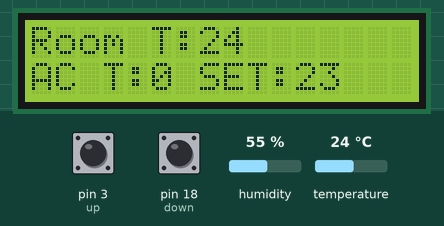
Recording of a sketch running on a simulated Arduino Mega 2560, built with avr-gcc and run on an emulated ATmega2560. Shown: 16×2 character LCD. The inputs (shaded band) are chosen by the test bench; at power-on: pin 3 (up) LOW, pin 18 (down) LOW, temperature 24 °C, humidity 55 %. What the sketch prints to the serial monitor is not drawn.

Above: at 1.2 s.
1.3 s: pin 3 (up) pulled HIGH for 2.9 s
At 7.6 s:
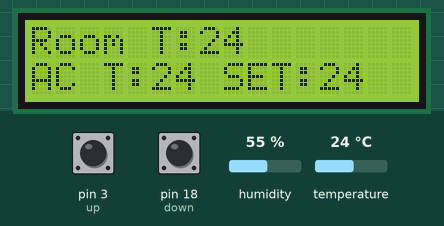
7.9 s: pin 18 (down) pulled HIGH for 2.9 s
At 8.8 s:
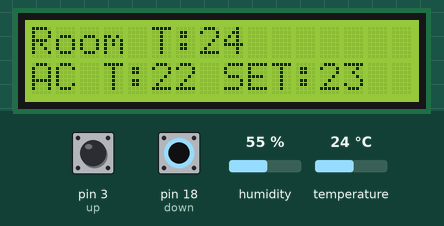
12.3 s: temperature set to 12 °C
At 15.4 s:
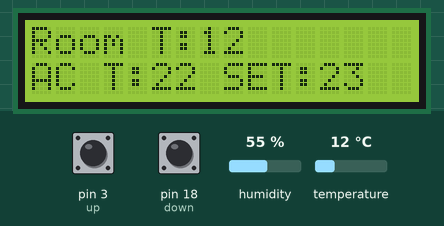
19.2 s: temperature set to 19 °C
At 21.1 s:
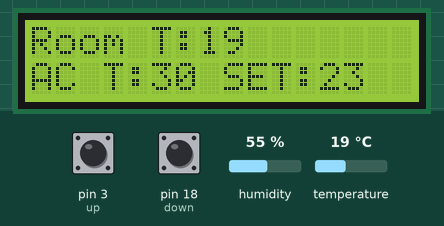
26.1 s: pin 3 (up) pulled HIGH for 2.9 s
At 27.4 s:
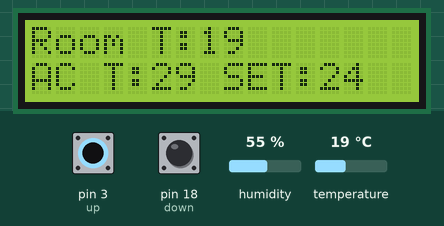
30.5 s: temperature set to 28 °C
At 33.4 s:
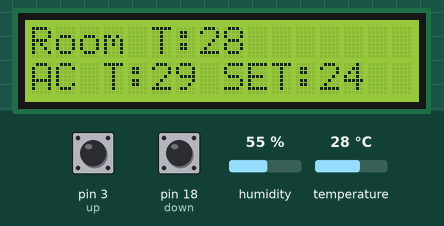
Timing chart, 0 to 34.9 s (numbered marks = the images above; inputs shaded):
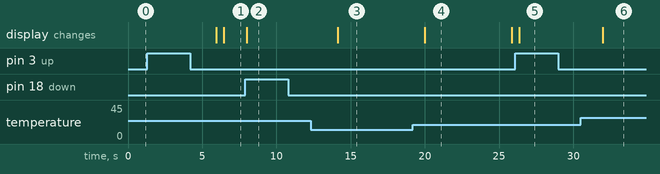

Measured:
- after the input at 1.3 s, the display: first changes after 4.7 s (image 1 shows a later state)
- after the input at 7.9 s, the display: changes after 0.10 s (image 2)
- after the input at 12.3 s, the display: changes after 1.8 s (image 3)
- after the input at 19.2 s, the display: changes after 0.79 s (image 4)
- after the input at 26.1 s, the display: changes after 0.26 s (image 5)
- after the input at 30.5 s, the display: changes after 1.5 s (image 6)
- what the display in image 4 shows lasts 5.9 s, from 20.0 s to 25.9 s

The sketch:

Finale.ino
```cpp
#include <IRremote.h> //Lib for IT Blaster and TSOP
#include <DHT.h> //Library for dht11 Temperature and Humidity sensor (Download from Link in article)
#include <LiquidCrystal.h>
#define DHT11_PIN 2//Sensor output pin is connected to pin 13
#define DHTTYPE DHT11
#define up 3
#define down 18
DHT dht(DHT11_PIN, DHTTYPE); //Sensor object named as DHT
LiquidCrystal lcd(26,27,28,29,30,31);
IRsend irsend;
int CalTemp(int DesTemp,int MesTemp);
int Desired_temperature=23; //The desired temperature is 27*C at any time
int Measured_temp;
int AC_Temp;
char temp_error = 0;//have to be measured using thermometer
int Pev_value=0;
boolean AC = false;
int khz = 38;

unsigned int  Temp16[] = {8200,3950, 550,1500, 600,400, 600,450, 600,450, 550,1450, 600,500, 550,450, 600,400, 600,450, 600,450, 550,450, 600,450, 550,1500, 550,450, 600,450, 600,450, 550,500, 550,450, 600,450, 550,1450, 600,450, 550,1500, 550,450, 600,1400, 600,1450, 550,1450, 600,1450, 600,450, 550};  // LG 880815E

unsigned int  Temp17[] = {8200,4000, 600,1400, 650,400, 650,350, 650,400, 550,1500, 550,450, 650,400, 550,500, 550,450, 550,500, 550,450, 600,450, 600,1450, 550,450, 550,450, 700,350, 600,450, 600,450, 600,1400, 600,450, 550,500, 500,1500, 650,350, 650,1400, 550,1500, 550,1450, 600,1400, 600,1450, 600};  // LG 880825F

unsigned int  Temp18[] = {8200,3950, 550,1500, 550,450, 600,450, 550,450, 600,1450, 600,450, 550,450, 600,450, 600,450, 550,450, 600,450, 600,450, 550,1450, 600,450, 550,450, 600,450, 600,450, 550,500, 500,1500, 550,1500, 550,450, 550,1500, 550,450, 550,1500, 550,450, 600,450, 550,500, 600,450, 500};  // LG 8808350

unsigned int  Temp19[] = {8200,4000, 600,1450, 600,400, 600,450, 600,400, 600,1400, 650,400, 650,400, 600,400, 650,400, 650,400, 600,450, 600,400, 600,1450, 600,400, 650,400, 600,400, 650,400, 600,1450, 600,400, 600,450, 600,450, 600,1400, 600,450, 550,1450, 600,450, 600,450, 600,450, 550,1450, 550};  // LG 8808451

unsigned int  Temp20[] = {8150,4000, 550,1450, 650,400, 650,400, 600,450, 500,1500, 550,500, 550,500, 500,500, 550,500, 600,400, 550,500, 550,500, 500,1500, 550,500, 600,450, 550,450, 600,450, 500,1550, 550,450, 600,1450, 600,400, 600,1400, 650,450, 500,1500, 550,500, 550,450, 600,1450, 600,400, 600};  // LG 8808552

unsigned int  Temp21[] = {8150,4000, 600,1400, 650,400, 650,400, 600,450, 550,1450, 600,450, 600,400, 650,400, 600,450, 550,500, 600,400, 600,450, 550,1450, 600,450, 550,500, 550,450, 600,450, 550,1500, 500,1500, 550,450, 600,450, 550,1450, 600,450, 550,1500, 550,450, 600,450, 550,1500, 550,1450, 550};  // LG 8808653

unsigned int  Temp22[] = {8200,3950, 550,1450, 600,450, 550,450, 600,450, 550,1450, 550,450, 600,400, 600,450, 550,450, 600,450, 550,450, 550,500, 500,1500, 550,450, 550,450, 600,400, 600,450, 550,1450, 550,1450, 550,1450, 600,450, 550,1450, 600,450, 500,1500, 550,450, 550,1450, 600,400, 600,450, 550};  // LG 8808754

unsigned int  Temp23[] = {8200,3950, 550,1500, 550,450, 550,450, 600,400, 600,1450, 550,450, 600,450, 550,450, 600,400, 600,450, 550,500, 550,450, 550,1450, 600,450, 550,450, 550,450, 550,1450, 600,450, 550,500, 550,450, 550,450, 550,1500, 550,450, 550,1450, 600,400, 550,1500, 550,450, 550,1450, 550};  // LG 8808855

unsigned int Temp24[] = {8150,4000, 550,1500, 500,500, 550,450, 550,500, 500,1450, 600,450, 550,450, 550,500, 500,500, 550,450, 600,400, 600,450, 550,1450, 550,450, 550,500, 500,500, 500,1500, 600,450, 550,450, 550,1450, 550,450, 550,1500, 500,500, 500,1500, 600,400, 550,1450, 550,1450, 550,450, 550};  // LG 8808956

unsigned int Temp25[] = {8200,3950, 600,1450, 550,500, 550,450, 600,450, 550,1450, 600,450, 550,500, 600,400, 600,450, 550,500, 550,450, 600,450, 550,1450, 550,500, 550,450, 600,450, 550,1450, 600,450, 550,1450, 600,450, 550,500, 500,1500, 550,500, 500,1500, 550,500, 500,1500, 550,1450, 550,1500, 500};  // LG 8808A57

unsigned int Temp26[] = {8200,3950, 550,1450, 550,500, 550,450, 550,450, 550,1450, 600,450, 550,450, 600,450, 550,450, 550,450, 600,450, 550,450, 550,1450, 600,450, 550,450, 600,450, 500,1500, 550,450, 550,1450, 550,1500, 550,450, 550,1450, 600,450, 500,1500, 550,1450, 550,450, 600,450, 550,450, 550};  // LG 8808B58

unsigned int Temp27[] = {8200,3950, 550,1500, 550,450, 550,450, 600,450, 550,1450, 550,450, 600,450, 550,450, 550,500, 550,450, 550,450, 600,450, 550,1450, 550,450, 600,450, 550,450, 550,1450, 550,1450, 600,450, 550,450, 600,450, 500,1500, 550,450, 550,1450, 550,1500, 550,450, 550,450, 550,1500, 500};  // LG 8808C59

unsigned int Temp28[] = {8200,3950, 600,1450, 550,500, 550,450, 600,450, 550,1450, 600,450, 550,450, 600,450, 550,500, 550,450, 600,450, 550,450, 550,1500, 550,450, 600,450, 550,500, 500,1500, 550,1450, 650,400, 550,1450, 600,450, 550,1450, 600,450, 550,1450, 550,1500, 550,450, 550,1500, 550,450, 550};  // LG 8808D5A

unsigned int Temp29[] = {8150,3950, 600,1450, 550,450, 600,450, 550,450, 550,1450, 550,450, 600,450, 550,450, 550,450, 600,450, 550,450, 550,450, 550,1500, 550,450, 550,450, 600,450, 500,1500, 500,1500, 550,1450, 550,450, 600,450, 500,1500, 550,450, 550,1450, 550,1450, 600,450, 500,1500, 550,1450, 550};  // LG 8808E5B

unsigned int Temp30[] = {8150,4000, 550,1500, 500,500, 550,500, 500,450, 600,1450, 550,450, 550,500, 550,450, 550,500, 550,400, 600,450, 550,500, 500,1500, 550,450, 550,450, 550,500, 500,1500, 550,1450, 550,1450, 550,1500, 500,500, 550,1450, 550,450, 550,1450, 550,1500, 500,1500, 600,400, 600,400, 550};  // LG 8808F5C


void setup()
{
Serial.begin(9600);
dht.begin();
lcd.begin(16,2);
attachInterrupt(digitalPinToInterrupt(up), increaseTemp,RISING);
attachInterrupt(digitalPinToInterrupt(down), reduceTemp,RISING);
}

void loop() {
 // mesured_temp = dht.readTemperature();
   Measured_temp= dht.readTemperature()+ temp_error;
   Serial.print("Room Temperature: "); Serial.print(Measured_temp);Serial.print("C");
   lcd.setCursor(0,0);lcd.print("Room T:");lcd.print( Measured_temp);
   Serial.print("##############AC Temp: "); Serial.print(AC_Temp);Serial.println("C");
   lcd.setCursor(0,1);lcd.print("AC T:");lcd.print( AC_Temp); lcd.print(" SET:");lcd.print( Desired_temperature);
   delay(500);

AC_Temp=CalTemp(Desired_temperature,Measured_temp);

if ( Measured_temp != Pev_value) //Change the temperature only if the measured voltage value changes
{
switch(AC_Temp)
{
  case 16:
  sendIR(Temp16);
  break;
  case 17:
  sendIR(Temp17);
  break;
  case 18:
  sendIR(Temp18);
  break;
  case 19:
  sendIR(Temp19);
  break;
  case 20:
  sendIR(Temp20);
  break;
  case 21:
  sendIR(Temp21);
  break;
  case 22:
  sendIR(Temp22);
  break;
  case 23:
  sendIR(Temp23);
  break;
  case 24:
  sendIR(Temp24);
  break;
  case 25:
  sendIR(Temp25);
  break;
  case 26:
  sendIR(Temp26);
  break;
  case 27:
  sendIR(Temp27);
  break;
  case 28:
  sendIR(Temp28);
  break;
  case 29:
  sendIR(Temp29);
  break;
  case 30:
  sendIR(Temp30);
  break;
}


}
Pev_value = Measured_temp;
}

int CalTemp(int DesTemp,int MesTemp)
{
  int val=2*DesTemp-MesTemp;
  if(val>30)
  return 30;
  else if(val>15)
  return val;
  else
  return 16;
}

void increaseTemp()
 {
  Desired_temperature++;
  Serial.print("Desired_temperature=");
  Serial.println(Desired_temperature);
 }

void reduceTemp()
 {
  Desired_temperature--;
  Serial.print("Desired_temperature =");
  Serial.println(Desired_temperature);
 }
 void sendIR(int Array[])
 {
  for(int i=0;i<5;i++)
  {
  irsend.sendRaw(Array, sizeof(Array) / sizeof(Array[0]), khz);
  delay(1000);
  }
 }
```
